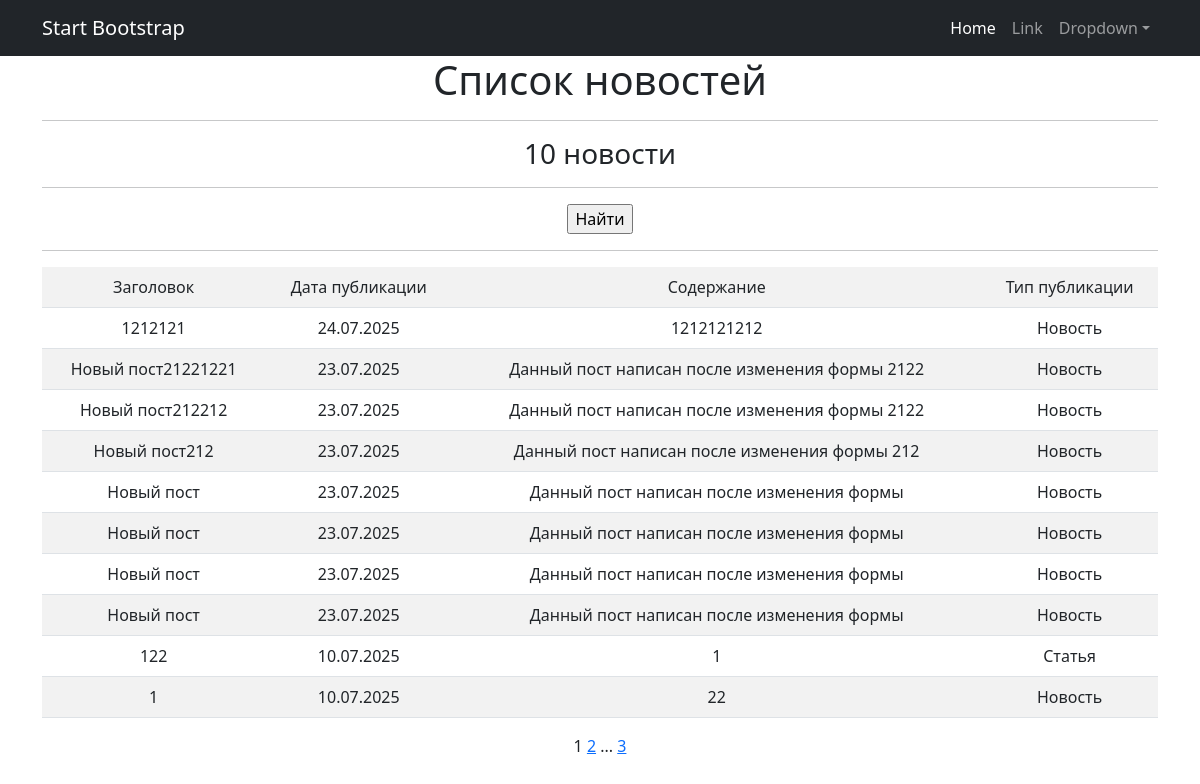
Before: /news/ with the older database file.
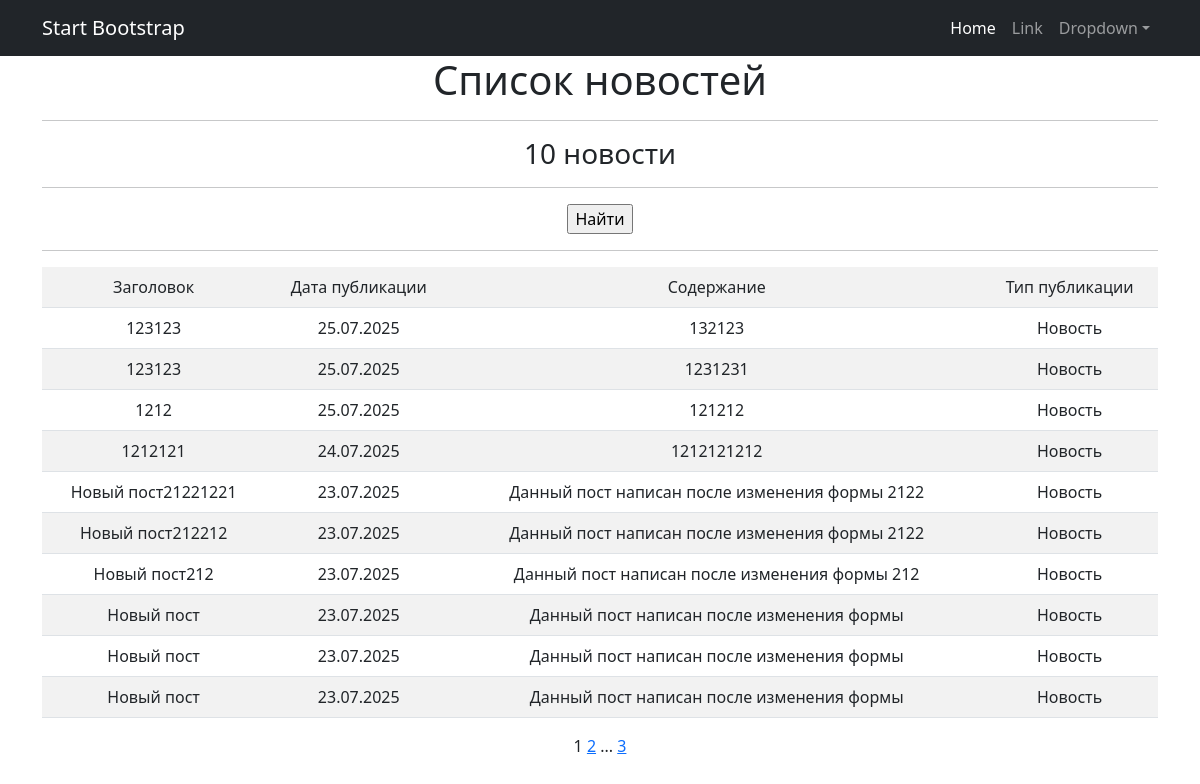
After: the same page with the newer database file.
### news/models.py (models this page shows, shortened)
class Post(models.Model):
    ARTICLE = 'AR'
    NEWS = 'NW'
    POST_TYPES = [
        (ARTICLE, 'Статья'),
        (NEWS, 'Новость')
    ]
    author = models.ForeignKey(Author, on_delete=models.CASCADE)
    date_created = models.DateTimeField(auto_now_add=True)
    category = models.ManyToManyField(Category, through='PostCategory')
    title = models.CharField(max_length=255, null=False)
    content = models.TextField(max_length=1000)
    rating = models.IntegerField(default=0)
    type_post = models.CharField(choices=POST_TYPES, default=ARTICLE)

### news/views.py (the view)
# urls.py: path('', NewsList.as_view(), name='news_list'),
class NewsList(ListView):
    model = Post
    template_name = 'news_list.html'
    ordering = '-date_created'
    context_object_name = 'news'
    paginate_by = 10

### news/templatetags/custom_filters.py (called while the page is built)
@register.filter()
def censor(value:str):
    if not isinstance(value, str):
        return str(value)
    res = []
    words = re.findall(r'(\w+|\s+|\W+)', value)
    for word in words:
        if word.strip().lower() in UNWANTED_WORDS:
            res.append('*'*len(word))
        else:
            res.append(word)
    return ''.join(res)

### news/templatetags/custom_tags.py (called while the page is built)
@register.simple_tag(takes_context=True)
def url_replace(context, **kwargs):
    d = context['request'].GET.copy()
    for k, v in kwargs.items():
        d[k] = v
    return d.urlencode()

### templates/news_list.html (shortened to what this page needs)
{% extends 'flatpages/default.html' %}
{% load custom_filters %}
{% load custom_tags %}
{% block content %}
    <h1>Список новостей</h1>
        <hr>
    {% if news %}
        <h3>{{ news|length }} новости</h3>
            <hr>
                <form action="" method="get">
               <input type="submit" value="Найти" />
                </form>
            <hr>
	    <table class="table table-striped">
        <tr>
            <td>Заголовок</td>
            <td>Дата публикации</td>
            <td>Содержание</td>
            <td>Тип публикации</td>
        </tr>
            {% for new in news %}
        <tr>
            <td>{{ new.title|censor }}</td>
            <td>{{ new.date_created|date:"d.m.Y" }}</td>
            <td>{{ new.content|truncatewords:20|censor }}</td>
            <td>{{ new.get_type_post_display }}</td>
        </tr>
        {% endfor %}
        </table>
    {% else %}
        <h2>Новостей нет</h2>
    {% endif %}
   {{ page_obj.number }}
   {% if page_obj.has_next %}
       <a href="?{% url_replace page=page_obj.next_page_number %}">{{ page_obj.next_page_number }}</a>
       {% if paginator.num_pages != page_obj.next_page_number %}
           ...
           <a href="?{% url_replace page=page_obj.paginator.num_pages %}">{{ page_obj.paginator.num_pages }}</a>
       {% endif %}
   {% endif %}
{% endblock content %}

### templates/flatpages/default.html (shortened to what this page needs)
<!DOCTYPE html>
<html lang="en">
    <head>
        {% load static %}
        <link href="{% static 'css/styles.css' %}" rel="stylesheet" />
    </head>
    <body>
        <nav class="navbar navbar-expand-lg navbar-dark bg-dark">
            <div class="container">
                <a class="navbar-brand" href="#">Start Bootstrap</a>
                <div class="collapse navbar-collapse" id="navbarSupportedContent">
                    <ul class="navbar-nav ms-auto mb-2 mb-lg-0">
                        <li class="nav-item"><a class="nav-link active" aria-current="page" href="#">Home</a></li>
                        <li class="nav-item"><a class="nav-link" href="#">Link</a></li>
                        <li class="nav-item dropdown">
                            <a class="nav-link dropdown-toggle" id="navbarDropdown" href="#" role="button" data-bs-toggle="dropdown" aria-expanded="false">Dropdown</a>
                        </li>
                    </ul>
                </div>
            </div>
        </nav>
        <div class="container">
           <div class="row">
               <div class="col-lg-12 text-center">
                   {% block content %}
                   {% endblock content %}
               </div>
           </div>
        </div>
    </body>
</html>

Changed rows visible on the page:
no longer on this page (row unchanged): Post: title|censor "Новый пост", date_created "23.07.2025", content|censor "Данный пост написан после изменения формы", type_post "Новость"
no longer on this page (row unchanged): Post: title|censor "122", date_created "10.07.2025", content|censor "1", type_post "Статья"
no longer on this page (row unchanged): Post: title|censor "1", date_created "10.07.2025", content|censor "22", type_post "Новость"
added Post: title|censor "123123", date_created "25.07.2025", content|censor "132123", type_post "Новость"
added Post: title|censor "123123", date_created "25.07.2025", content|censor "1231231", type_post "Новость"
added Post: title|censor "1212", date_created "25.07.2025", content|censor "121212", type_post "Новость"
